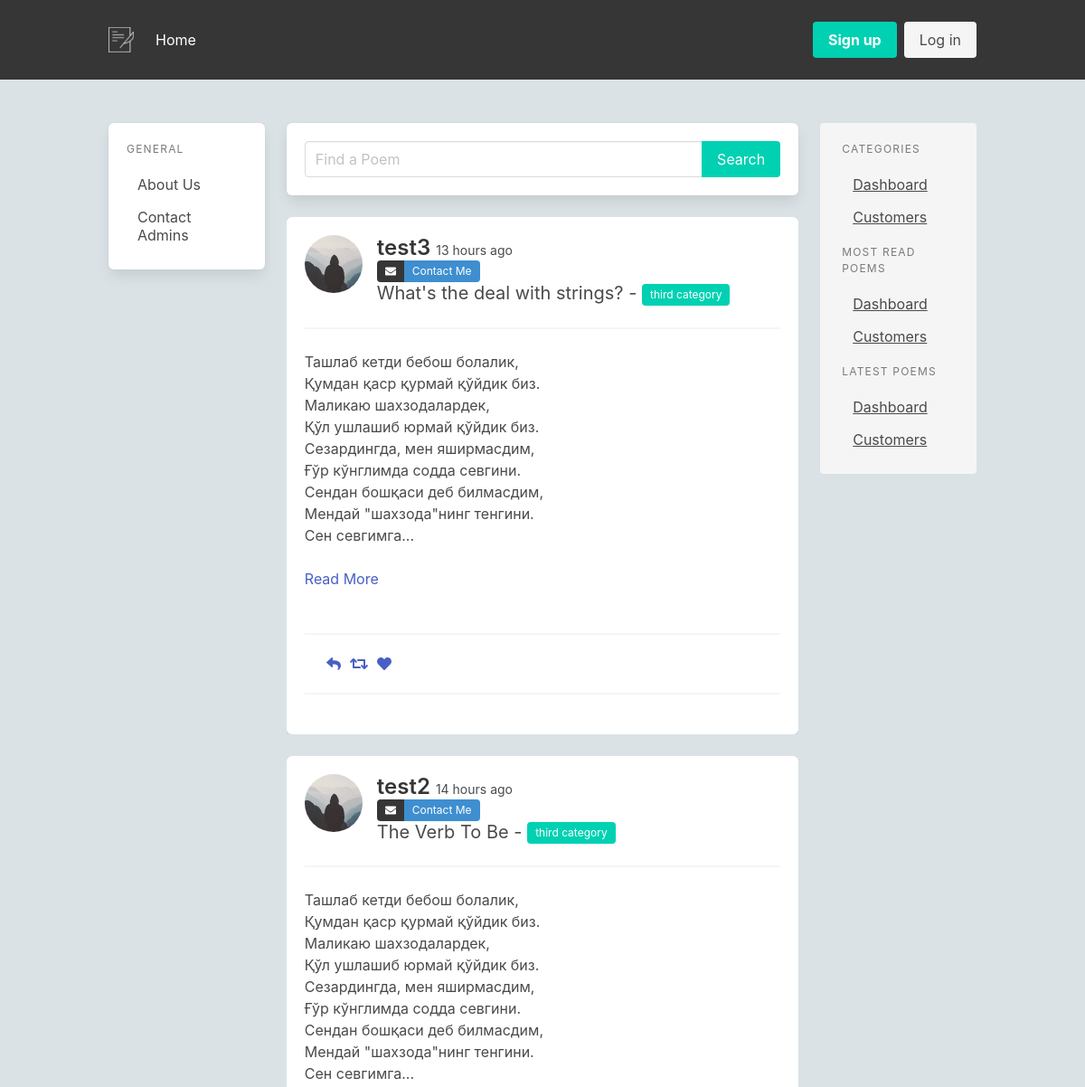
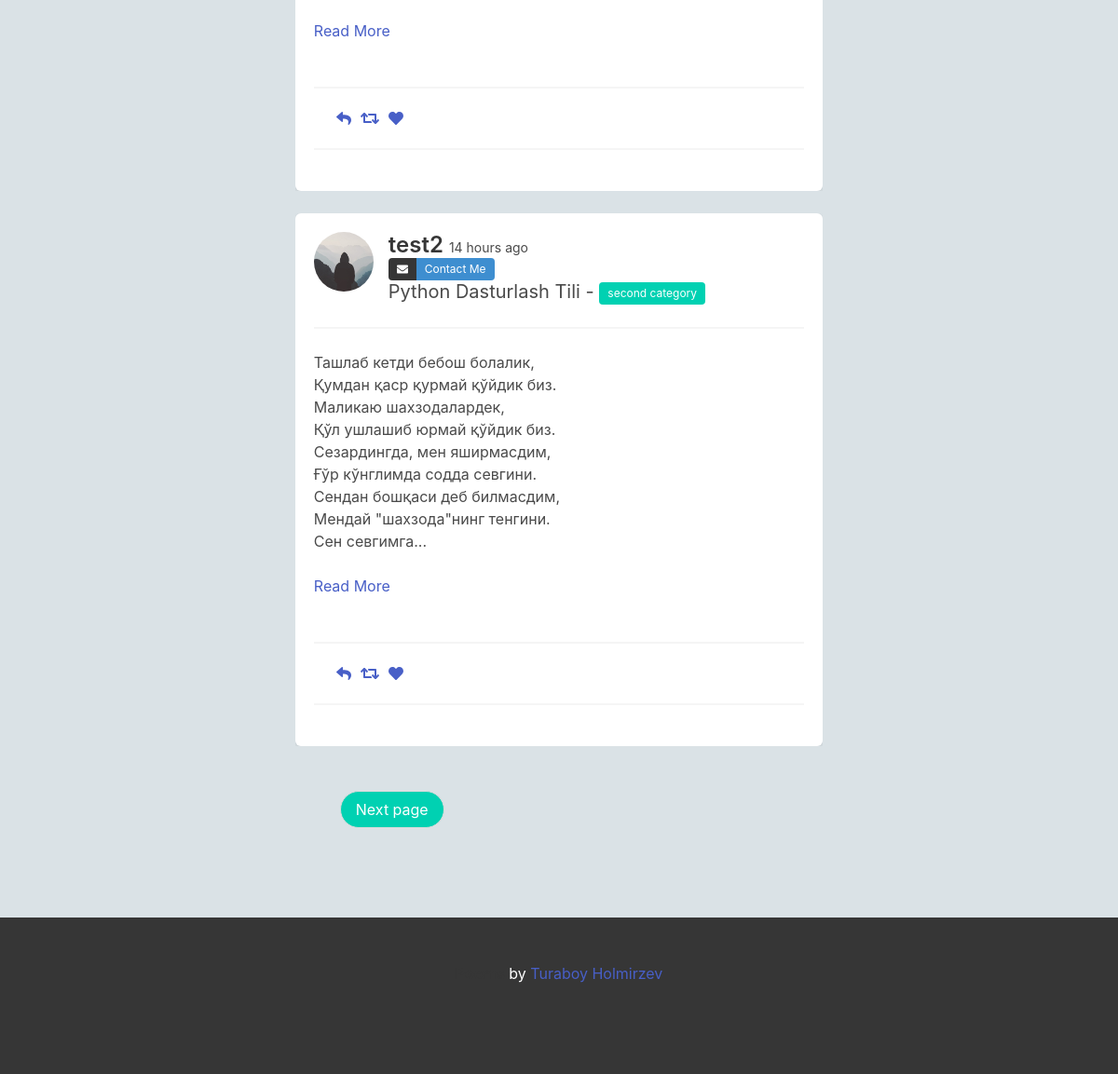
The page /index on the database as committed earlier (2 pictures, top to bottom).
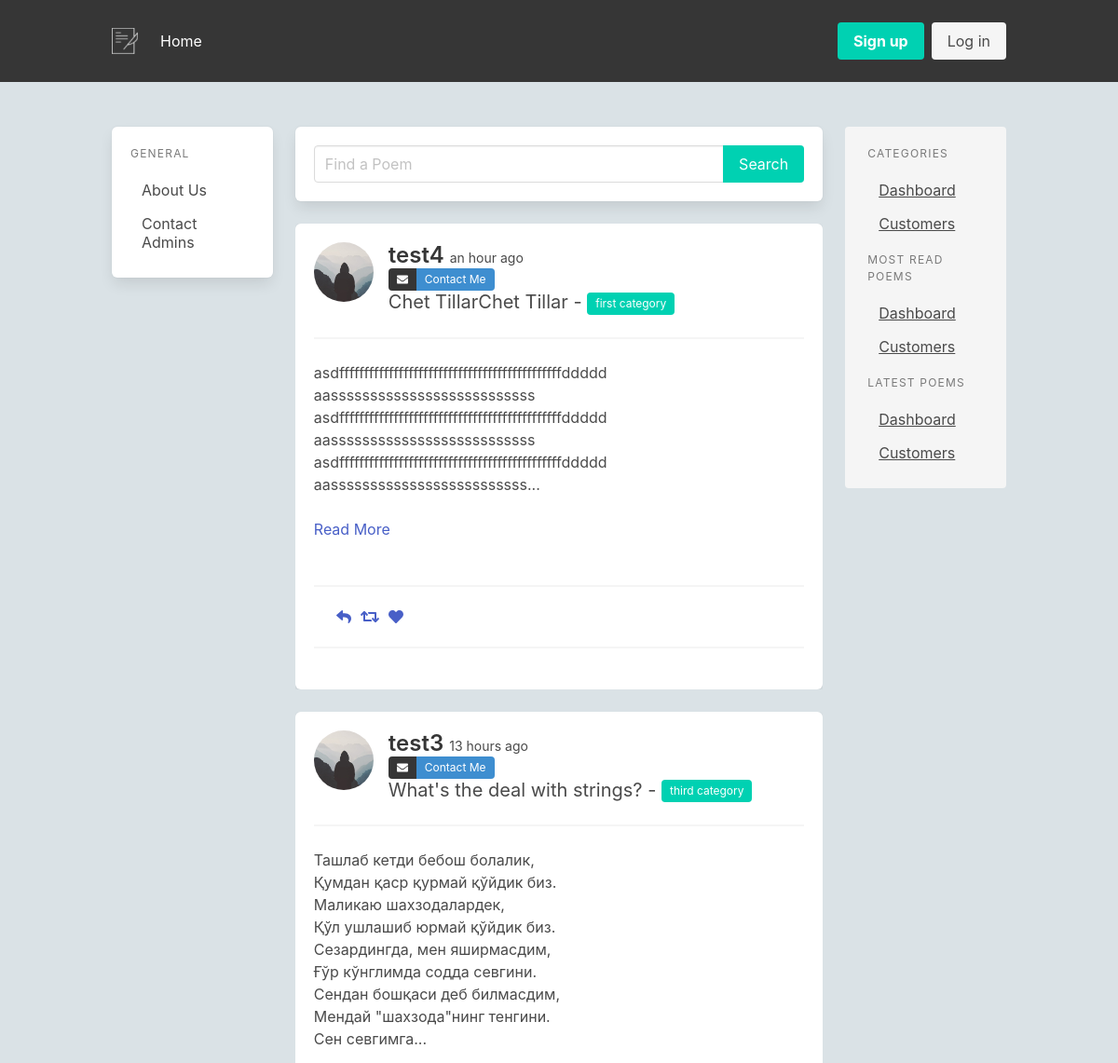
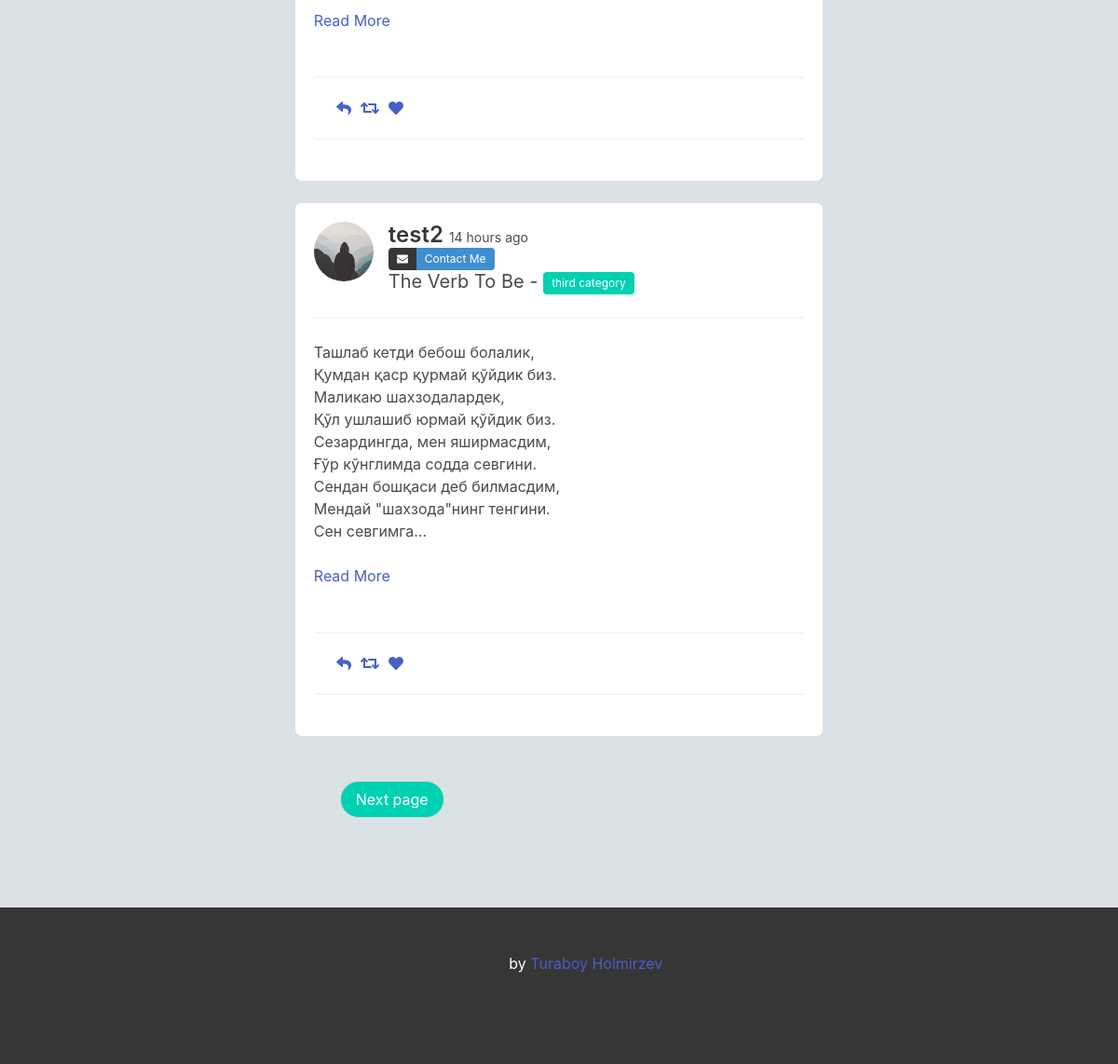
The same page on the database as committed later (2 pictures, top to bottom).
### app/models.py (models this page shows, shortened)
class SearchableMixin(object):
    @classmethod
    def search(cls, expression, page, per_page):
        ids, total = query_index(cls.__tablename__, expression, page, per_page)
        if total == 0:
            return cls.query.filter_by(id=0), 0
        when = []
        for i in range(len(ids)):
            when.append((ids[i], i))
        return cls.query.filter(cls.id.in_(ids)).order_by(
            db.case(when, value=cls.id)), total

class Poem(SearchableMixin, db.Model):
    __searchable__ = ["body",]
    id = db.Column(db.Integer, primary_key=True)
    title = db.Column(db.String(200))
    body = db.Column(db.String(140))
    audio = db.Column(db.String(200), nullable=True)
    created_at = db.Column(db.DateTime, index=True, default=datetime.utcnow)
    user_id = db.Column(db.Integer, db.ForeignKey('user.id'))
    category_id = db.Column(db.Integer, db.ForeignKey("category.id"))
    liked = db.relationship(
        'User', secondary = lambda: user_likes, backref="likes")

class User(UserMixin, db.Model):
    id = db.Column(db.Integer, primary_key=True)
    username = db.Column(db.String(64), index=True, unique=True)
    email = db.Column(db.String(120), index=True, unique=True)
    image_file = db.Column(db.String(120), nullable=True, default="default.jpg")
    password_hash = db.Column(db.String(128))
    about_me = db.Column(db.String(140))
    is_admin = db.Column(db.Boolean, default=False)
    last_seen = db.Column(db.DateTime, default=datetime.utcnow)
    poems = db.relationship('Poem', backref='author', lazy='dynamic')
    sent_messages = db.relationship('Message', backref='sent_user', lazy=True, foreign_keys='Message.sent_user_id')
    received_messages = db.relationship('Message', backref='received_user', lazy=True, foreign_keys='Message.received_user_id')
    followed = db.relationship(
        'User', secondary=followers,
        primaryjoin=(followers.c.follower_id == id),
        secondaryjoin=(followers.c.followed_id == id),
        backref=db.backref('followers', lazy='dynamic'), lazy='dynamic')

class Category(db.Model):
    id = db.Column(db.Integer, primary_key=True)
    name = db.Column(db.String(300), nullable=False)
    poems = db.relationship('Poem', backref='category', lazy='dynamic')

### app/main/routes.py (the view)
@bp.route('/')
@bp.route('/index')
def index():
    page = request.args.get('page', 1, type=int)
    poems = Poem.query.order_by(Poem.created_at.desc()).paginate(page, current_app.config["POEMS_PER_PAGE"], False)
    next_url = url_for('main.index', page=poems.next_num) \
        if poems.has_next else None
    prev_url = url_for('main.index', page=poems.prev_num) \
        if poems.has_prev else None
    return render_template('main/index.html', poems=poems.items, next_url=next_url,
                           prev_url=prev_url)

### app/main/routes.py (called while the page is built)
@bp.before_request
def before_request():
    if current_user.is_authenticated:
        current_user.last_seen = datetime.utcnow()
        db.session.commit()

### app/templates/main/index.html
{% extends "layout/base.html" %}
{% block content %}
    {% include 'forms/searchs/search_poem_form.html' %}
    {% if poems|length < 1 %}
        <article class="message is-info box mt-5">
            <div class="message-body">
            <strong>No results found</strong>
            </div>
        </article>
    {% else %}
        {% for poem in poems %}
            {% include "partial/poem.html" %}
        {% endfor %}
    {% endif %}
    {% include 'partial/pagination.html' %}
{% endblock %}

### app/templates/layout/base.html (shortened to what this page needs)
<!DOCTYPE html>
<html style="background-color: #dae2e6;">
    <head>
        <link rel="stylesheet" href="https://cdn.jsdelivr.net/npm/bulma@0.9.0/css/bulma.min.css">
        <link rel="stylesheet" href="{{ url_for('static', filename='main.css') }}" >
    </head>
    <body>
        <header>
            {% include "layout/nav.html" %}
        </header>
        <main class="section" style="min-height: calc(100vh - 70px);">
            <div class="container">
                <div class="columns">
                    <div class="column">
                        {% include "layout/left_side_menu.html" %}
                    </div>
                    <div class="column is-three-fifths">
                    {% block content %}{% endblock %}
                    </div>
                    {% block side_menu %}
                        <div class="column is-hidden-mobile">
                            {% include "layout/right_side_menu.html" %}
                        </div>
                    {% endblock %}
                </div>
            </div>
        </main>
        {% include "layout/footer.html" %}
    </body>
</html>

### app/templates/layout/nav.html (shortened to what this page needs)
<nav class="navbar is-dark is-spaced" role="navigation" aria-label="main navigation">
    <div class="container">
        <div class="navbar-brand">
            <a class="navbar-item" href="{{ url_for('main.index') }}">
              <img class="image" src="{{ url_for('static', filename='brand3.png') }}">
            </a>
          </div>
          <div id="navbarBasicExample" class="navbar-menu">
            <div class="navbar-start is-hidden-mobile">
              <a class="navbar-item" href="{{ url_for('main.index') }}">
                Home
              </a>
           </div>
            <div class="navbar-end">
              <div class="navbar-item">
                <div class="buttons">
                    {% if current_user.is_authenticated %}
                        <a class="button is-light" href="{{ url_for('auth.logout') }}">
                            Logout
                        </a>
                    {% else %}
                        <a class="button is-primary" href="{{ url_for('auth.register') }}">
                            <strong>Sign up</strong>
                        </a>
                        <a class="button is-light" href="{{ url_for('auth.login') }}">
                            Log in
                        </a>
                    {% endif %}
                </div>
              </div>
            </div>
          </div>
    </div>
</nav>

### app/templates/layout/left_side_menu.html (shortened to what this page needs)
<aside class="menu box is-hidden-mobile">
    <p class="menu-label">General</p>
    <ul class="menu-list">
      <li><a href="{{ url_for('main.about')}}">About Us</a></li>
      <li><a href="{{ url_for('main.contact_us')}}">Contact Admins</a></li>
    </ul>
</aside>

### app/templates/forms/searchs/search_poem_form.html
<section>
    <form action="{{ url_for('main.search') }}" method="get" class="box">
        <div class="field has-addons">
            <div class="control is-expanded">
              <input class="input" type="text" placeholder="Find a Poem" name="q" value="">
            </div>
            <div class="control">
              <button class="button is-primary">
                Search
              </button>
            </div>
          </div>
    </form>
</section>

### app/templates/partial/poem.html (shortened to what this page needs)
<section class="mt-5" style="overflow: hidden;">
    <div class="box">
        <article class="media">
          <div class="media-left">
            <figure class="image is-64x64 is-square">
              <a href="{{ url_for('users.user', username=poem.author.username)}}">
                <img class="is-rounded has-ratio" src="{{ url_for('static', filename='profile_pics/' + poem.author.image_file)  }}" alt="Image">
              </a>
            </figure>
          </div>
          <div class="media-content">
            <strong>
              <a href="{{ url_for('users.user', username=poem.author.username) }}" class="title is-4">
                  {{ poem.author.username }}
              </a>
          </strong>
          <small class="content">{{ moment(poem.created_at).fromNow() }}</small>
            <div class="control">
              <div class="tags has-addons">
                <span class="tag is-dark"><i class="fa fa-envelope" aria-hidden="true"></i></span>
                <span class="tag is-info"><a href="" class="has-text-white">Contact Me</a></span>
              </div>
            </div>
            <p class="subtitle is-5">
              {{ poem.title}} - <span class="tag is-primary">{{ poem.category.name}}</span>
            </p>
          </div>
        </article>
        <hr class="mb-0">
        <div class="content">
          <p class="is-size-6 short-text" style="white-space: pre-line;">
            {{ poem.body | truncate(255, False, end="...") }}
            {% if poem.body | length() > 255 %}
            <a onclick="toggleText(event)" class="m-0 p-0">Read More</a>
            {% endif %}
          </p>
        </div>
        <hr>
        <nav class="level px-5 is-mobile">
            <div class="level-left">
              <a class="level-item" aria-label="reply">
                <span class="icon is-small">
                  <i class="fas fa-reply" aria-hidden="true"></i>
                </span>
              </a>
              <a class="level-item" aria-label="retweet">
                <span class="icon is-small">
                  <i class="fas fa-retweet" aria-hidden="true"></i>
                </span>
              </a>
              <a class="level-item" aria-label="like">
                <span class="icon is-small">
                  <i class="fas fa-heart" aria-hidden="true"></i>
                </span>
              </a>
            </div>
          </nav>
          <hr>
    </div>
  </section>

### app/templates/partial/pagination.html (shortened to what this page needs)
<section class="section">
    <nav class="pagination is-rounded is-centered" role="navigation" aria-label="pagination">
        {% if next_url %}
            <a class="pagination-next has-background-primary has-text-white" href="{{ next_url }}">
                Next page
            </a>
        {% endif %}
    </nav>
</section>

### app/templates/layout/right_side_menu.html
<aside class="menu notification">
    <p class="menu-label">
      Categories
    </p>
    <ul class="menu-list">
      <li><a>Dashboard</a></li>
      <li><a>Customers</a></li>
    </ul>
    <p class="menu-label">
        Most Read Poems
      </p>
      <ul class="menu-list">
        <li><a>Dashboard</a></li>
        <li><a>Customers</a></li>
      </ul>
      <p class="menu-label">
        Latest Poems
      </p>
      <ul class="menu-list">
        <li><a>Dashboard</a></li>
        <li><a>Customers</a></li>
      </ul>
</aside>

### app/templates/layout/footer.html
<footer class="footer has-background-dark">
    <div class="content has-text-centered has-text-white">
      <p>
        <strong>Poems</strong> by <a href="#">Turaboy Holmirzev</a>
      </p>
    </div>
</footer>

Rows that differ between the two databases and show on the page:
no longer on this page (row unchanged): Poem: image_file (placeholder picture), author.username "test2", created_at "14 hours ago", title "Python Dasturlash Tili", category.name "second category", body "Ташлаб кетди бебош болалик, Қумдан қаср қурмай қўйдик биз. Маликаю шаxзодалардек, Қўл ушлашиб юрмай қўйдик биз. Сезардингда, мен яширмасдим, Ғўр кўнглимда содда севгини. Сендан бошқаси деб билмасдим, Мендай \"шаxзода\"нинг тенгини. Сен севгимга...", shows "Read More"
added Poem: image_file (placeholder picture), author.username "test4", created_at "an hour ago", title "Chet TillarChet Tillar", category.name "first category", body "asdfffffffffffffffffffffffffffffffffffffffffffffddddd aassssssssssssssssssssssssss asdfffffffffffffffffffffffffffffffffffffffffffffddddd aassssssssssssssssssssssssss asdfffffffffffffffffffffffffffffffffffffffffffffddddd aasssssssssssssssssssssssss...", shows "Read More"
